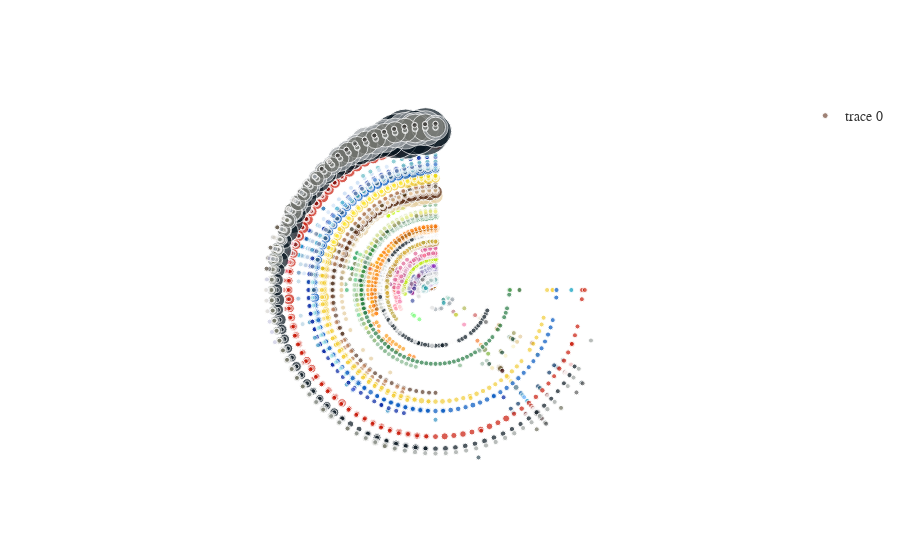

The code cell stored with this chart in its notebook:
### Code cell
custom_template = go.layout.Template(
    layout=go.Layout(
        title_font=dict(family="Chalet, sans-serif", size=24, color="#333333"),
        font=dict(family="Chalet, sans-serif", size=14, color="#333333"),
        paper_bgcolor="#FFFFFF",  # Fondo de la figura
        plot_bgcolor="#FFFFFF",  # Fondo de la gráfica
        polar=dict(
            radialaxis=dict(
                showgrid=False,
                gridcolor="#E1E1E1",
                showline=False,
                linecolor="#333333",
                ticks="",
                tickwidth=scale/50,
                tickcolor="#333333",
                showticklabels= False
            ),
            angularaxis=dict(
                showgrid=False,
                gridcolor="#E1E1E1",
                showline=False,
                linecolor="#333333",
                ticks="outside",
                tickwidth=scale/50,
                tickcolor="#333333",
                tickvals=df1['year'],
                ticktext=df1['year'],
                direction='counterclockwise'
            )
        ),
        showlegend=True,
        legend=dict(
            bgcolor="#FFFFFF"
        ),
        #margin=dict(l=60, r=20, t=40, b=60),
        width=10*scale,
        height=10*scale
    )
)
fig.update_layout(template=custom_template)
#fig.show()

### Figure 1 — Plotly figure (JSON) as saved in the notebook; plotly's stock layout.template omitted (floating-point values rounded to 4 significant figures; data arrays with more than 128 entries replaced by an {"elided": "..."} marker saying what was removed)
{"data": [{"hoverinfo": "text", "marker": {"color": {"elided": "4365 str values"}, "size": {"elided": "4365 float values"}, "sizemode": "diameter"}, "mode": "markers", "r": {"elided": "4365 str values"}, "text": {"elided": "4365 int values"}, "theta": {"elided": "4365 float values"}, "type": "scatterpolar"}], "layout": {}}
